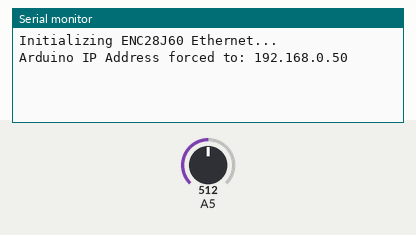
Recording of a sketch running on a simulated Arduino Uno, built with avr-gcc and run on an emulated ATmega328P. Parts: the last lines printed to the serial monitor. The inputs (shaded band) are chosen by the test bench; at power-on: A5 = 512. WiFi joins after 1.5 s; servers stay silent unless stated; uploads are accepted with an empty reply.

Above: at 2.2 s.
2.3 s: A5 set to 716
At 11.0 s:
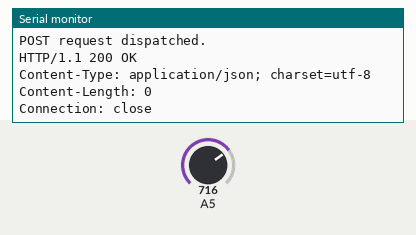
16.6 s: A5 set to 900
At 20.37 s:
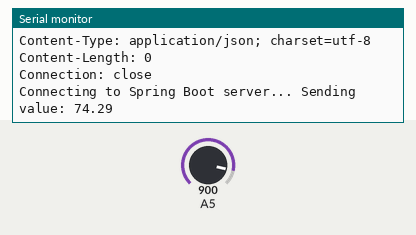

Measured:
- after the input at 2.3 s, the serial monitor: prints a new line after 7.7 s (image 1)
- after the input at 16.6 s, the serial monitor: prints a new line after 3.6 s (image 2)

The sketch:

iot-temperature-monitor.ino
```cpp
#include <UIPEthernet.h>

// --- Network Configuration ---
// MAC address for the Ethernet module (can be arbitrary, but must be unique on your local network)
byte mac[] = { 0xDE, 0xAD, 0xBE, 0xEF, 0xFE, 0xED };

EthernetClient client;

// --- Backend Configuration ---
// Replace with the local IP address of your computer running Spring Boot
IPAddress server(192, 168, 0, 128);
int port = 8080;

const char POST_ENDPOINT[] = "/readings";
const char SENSOR_TOKEN[] = "PASTE_SENSOR_TOKEN_HERE";


// --- Timer Variables ---
unsigned long last_connection_time = 0;             // Last time you connected to the server, in milliseconds
const unsigned long posting_interval = 10000;       // Delay between updates, in milliseconds (10 seconds)


void setup() {


  Serial.begin(9600);


  pinMode(A5,INPUT);

  Serial.println("Initializing ENC28J60 Ethernet...");

  // Force a static IP address in the 192.168.0.x range.
  // Make sure .50 isn't already used by another device on your network.
  IPAddress staticIP(192, 168, 0, 50);

  // Initialize Ethernet with the MAC and Static IP, bypassing DHCP entirely
  Ethernet.begin(mac, staticIP);

  Serial.print("Arduino IP Address forced to: ");
  Serial.println(Ethernet.localIP());

  delay(1000);
}


void loop() {
  // 1. Read incoming data from the server
  // It is crucial to read the response from the server, even if you do nothing with it.
  // Otherwise, the incoming buffer fills up and the ENC28J60 will freeze.
  if (client.available()) {
    char c = client.read();
    Serial.print(c); // Print the server response (e.g., HTTP 200 OK) to the Serial Monitor
  }


  // // 2. Check if 5 seconds have passed since the last request
  // // We use millis() instead of delay(5000) so the Arduino doesn't completely freeze
  // // between requests, allowing it to process the server response above.
  if( millis() - last_connection_time > posting_interval ){

    int read_value = analogRead(A5);
    double temperature_value = thermistor(read_value);
    send_post_request(temperature_value);

  }

}

void send_post_request(double value_to_send) {
  // Ensure any previous connection is closed before attempting a new one
  client.stop();

  Serial.print("\nConnecting to Spring Boot server... Sending value: ");
  Serial.println(value_to_send);

  // Attempt to connect to the backend
  if (client.connect(server, port)) {
    Serial.println("Connected!");

    // Construct the payload as x-www-form-urlencoded (e.g., "value=123")
    String post_data =
        "sensorToken=" + String(SENSOR_TOKEN) +
        "&celsiusValue=" + String(value_to_send, 2);

    // --- Send standard HTTP POST request headers ---
    client.print("POST ");
    client.print(POST_ENDPOINT);
    client.println(" HTTP/1.1");

    client.print("Host: ");
    client.println(server);

    client.println("Content-Type: application/x-www-form-urlencoded");
    client.println("Connection: close"); // Tell server to drop connection after responding

    client.print("Content-Length: ");
    client.println(post_data.length());

    // An empty line marks the end of the headers and the beginning of the body
    client.println();

    // --- Send the payload ---
    client.println(post_data);

    // Record the time this request was sent to reset the 5-second timer
    last_connection_time = millis();

    Serial.println("POST request dispatched.");
  } else {
    Serial.println("Connection failed. Is the Spring Boot server running and accessible?");
  }
}


double thermistor(int read_value) {
    // Prevent division by zero if the analog pin shorts to ground
    if (read_value == 0) {
        return -999.0; // Return an obvious error value your backend can recognize
    }

    // 1. Calculate the resistance of the NTC (Assumes NTC is tied to 5V)
    double logR = log(11000.0 * ((1024.0 / read_value) - 1));

    // 2. Apply Steinhart-Hart coefficients
    double temperature_value = 1.0 / (0.001129148 + (0.000234125 + (0.0000000876741 * logR * logR)) * logR);

    // 3. Convert from Kelvin to Celsius
    temperature_value = temperature_value - 273.15;

    return temperature_value;
}
```
